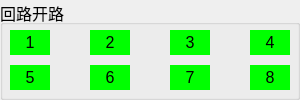
  <widget class="QGroupBox" name="groupBox_loopopen">
   <property name="geometry">
    <rect>
     <x>590</x>
     <y>320</y>
     <width>300</width>
     <height>100</height>
    </rect>
   </property>
   <property name="font">
    <font>
     <pointsize>12</pointsize>
    </font>
   </property>
   <property name="title">
    <string>回路开路</string>
   </property>
   <widget class="QLabel" name="m_loopo8">
    <property name="geometry">
     <rect>
      <x>250</x>
      <y>65</y>
      <width>40</width>
      <height>25</height>
     </rect>
    </property>
    <property name="font">
     <font>
      <pointsize>12</pointsize>
     </font>
    </property>
    <property name="layoutDirection">
     <enum>Qt::LeftToRight</enum>
    </property>
    <property name="styleSheet">
     <string notr="true">background-color: rgb(0,255,0);</string>
    </property>
    <property name="text">
     <string>8</string>
    </property>
    <property name="alignment">
     <set>Qt::AlignCenter</set>
    </property>
   </widget>
   <widget class="QLabel" name="m_loopo5">
    <property name="geometry">
     <rect>
      <x>10</x>
      <y>65</y>
      <width>40</width>
      <height>25</height>
     </rect>
    </property>
    <property name="font">
     <font>
      <pointsize>12</pointsize>
     </font>
    </property>
    <property name="layoutDirection">
     <enum>Qt::LeftToRight</enum>
    </property>
    <property name="styleSheet">
     <string notr="true">background-color: rgb(0,255,0);</string>
    </property>
    <property name="text">
     <string>5</string>
    </property>
    <property name="alignment">
     <set>Qt::AlignCenter</set>
    </property>
   </widget>
   <widget class="QLabel" name="m_loopo3">
    <property name="geometry">
     <rect>
      <x>170</x>
      <y>30</y>
      <width>40</width>
      <height>25</height>
     </rect>
    </property>
    <property name="font">
     <font>
      <pointsize>12</pointsize>
     </font>
    </property>
    <property name="layoutDirection">
     <enum>Qt::LeftToRight</enum>
    </property>
    <property name="styleSheet">
     <string notr="true">background-color: rgb(0,255,0);</string>
    </property>
    <property name="text">
     <string>3</string>
    </property>
    <property name="alignment">
     <set>Qt::AlignCenter</set>
    </property>
   </widget>
   <widget class="QLabel" name="m_loopo2">
    <property name="geometry">
     <rect>
      <x>90</x>
      <y>30</y>
      <width>40</width>
      <height>25</height>
     </rect>
    </property>
    <property name="font">
     <font>
      <pointsize>12</pointsize>
     </font>
    </property>
    <property name="layoutDirection">
     <enum>Qt::LeftToRight</enum>
    </property>
    <property name="styleSheet">
     <string notr="true">background-color: rgb(0,255,0);</string>
    </property>
    <property name="text">
     <string>2</string>
    </property>
    <property name="alignment">
     <set>Qt::AlignCenter</set>
    </property>
   </widget>
   <widget class="QLabel" name="m_loopo7">
    <property name="geometry">
     <rect>
      <x>170</x>
      <y>65</y>
      <width>40</width>
      <height>25</height>
     </rect>
    </property>
    <property name="font">
     <font>
      <pointsize>12</pointsize>
     </font>
    </property>
    <property name="layoutDirection">
     <enum>Qt::LeftToRight</enum>
    </property>
    <property name="styleSheet">
     <string notr="true">background-color: rgb(0,255,0);</string>
    </property>
    <property name="text">
     <string>7</string>
    </property>
    <property name="alignment">
     <set>Qt::AlignCenter</set>
    </property>
   </widget>
   <widget class="QLabel" name="m_loopo6">
    <property name="geometry">
     <rect>
      <x>90</x>
      <y>65</y>
      <width>40</width>
      <height>25</height>
     </rect>
    </property>
    <property name="font">
     <font>
      <pointsize>12</pointsize>
     </font>
    </property>
    <property name="layoutDirection">
     <enum>Qt::LeftToRight</enum>
    </property>
    <property name="styleSheet">
     <string notr="true">background-color: rgb(0,255,0);</string>
    </property>
    <property name="text">
     <string>6</string>
    </property>
    <property name="alignment">
     <set>Qt::AlignCenter</set>
    </property>
   </widget>
   <widget class="QLabel" name="m_loopo4">
    <property name="geometry">
     <rect>
      <x>250</x>
      <y>30</y>
      <width>40</width>
      <height>25</height>
     </rect>
    </property>
    <property name="font">
     <font>
      <pointsize>12</pointsize>
     </font>
    </property>
    <property name="layoutDirection">
     <enum>Qt::LeftToRight</enum>
    </property>
    <property name="styleSheet">
     <string notr="true">background-color: rgb(0,255,0);</string>
    </property>
    <property name="text">
     <string>4</string>
    </property>
    <property name="alignment">
     <set>Qt::AlignCenter</set>
    </property>
   </widget>
   <widget class="QLabel" name="m_loopo1">
    <property name="geometry">
     <rect>
      <x>10</x>
      <y>30</y>
      <width>40</width>
      <height>25</height>
     </rect>
    </property>
    <property name="font">
     <font>
      <pointsize>12</pointsize>
     </font>
    </property>
    <property name="layoutDirection">
     <enum>Qt::LeftToRight</enum>
    </property>
    <property name="styleSheet">
     <string notr="true">background-color: rgb(0,255,0);</string>
    </property>
    <property name="text">
     <string>1</string>
    </property>
    <property name="alignment">
     <set>Qt::AlignCenter</set>
    </property>
   </widget>
  </widget>
